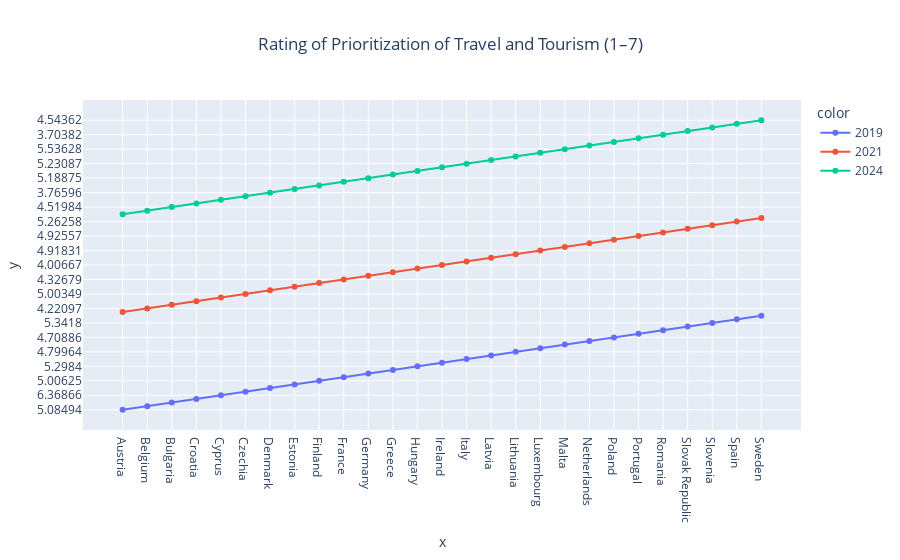

Notebook code cell kept with this figure:
### Code cell
df = px.data.iris()
fig = px.line(df, x= Countries, y= Rating, color= Years, markers = True ,title = "Rating of Prioritization of Travel and Tourism (1-7) ")
fig.update_layout(
    title={
        "text": "Rating of Prioritization of Travel and Tourism (1–7)",
        "x": 0.5,
        "xanchor": "center"
    }
)

fig.show()

### Figure 1 — Plotly figure (JSON) as saved in the notebook; plotly's stock layout.template omitted (floating-point values rounded to 4 significant figures)
{"data": [{"hovertemplate": "color=2019<br>x=%{x}<br>y=%{y}<extra></extra>", "legendgroup": "2019", "line": {"color": "#636efa", "dash": "solid"}, "marker": {"symbol": "circle"}, "mode": "lines+markers", "name": "2019", "orientation": "v", "showlegend": true, "type": "scatter", "x": ["Austria", "Belgium", "Bulgaria", "Croatia", "Cyprus", "Czechia", "Denmark", "Estonia", "Finland", "France", "Germany", "Greece", "Hungary", "Ireland", "Italy", "Latvia", "Lithuania", "Luxembourg", "Malta", "Netherlands", "Poland", "Portugal", "Romania", "Slovak Republic", "Slovenia", "Spain", "Sweden"], "xaxis": "x", "y": ["5.08494", "4.46689", "4.83763", "4.39968", "6.36866", "4.29994", "4.58745", "5.90349", "5.00625", "4.84009", "4.93841", "5.79294", "5.2984", "4.93515", "4.91678", "5.00029", "4.79964", "4.94333", "6.24675", "4.6579", "4.70886", "5.56275", "4.38148", "4.73327", "5.3418", "5.82271", "4.31899"], "yaxis": "y"}, {"hovertemplate": "color=2021<br>x=%{x}<br>y=%{y}<extra></extra>", "legendgroup": "2021", "line": {"color": "#EF553B", "dash": "solid"}, "marker": {"symbol": "circle"}, "mode": "lines+markers", "name": "2021", "orientation": "v", "showlegend": true, "type": "scatter", "x": ["Austria", "Belgium", "Bulgaria", "Croatia", "Cyprus", "Czechia", "Denmark", "Estonia", "Finland", "France", "Germany", "Greece", "Hungary", "Ireland", "Italy", "Latvia", "Lithuania", "Luxembourg", "Malta", "Netherlands", "Poland", "Portugal", "Romania", "Slovak Republic", "Slovenia", "Spain", "Sweden"], "xaxis": "x", "y": ["5.06533", "4.22097", "4.65858", "4.67616", "6.08249", "5.00349", "4.2628", "5.89382", "4.70331", "4.32679", "4.81041", "5.52225", "5.43866", "4.00667", "4.95453", "4.74948", "4.71483", "4.91831", "5.82705", "4.63339", "4.64482", "4.92557", "3.87605", "4.86364", "5.64432", "5.26258", "4.47385"], "yaxis": "y"}, {"hovertemplate": "color=2024<br>x=%{x}<br>y=%{y}<extra></extra>", "legendgroup": "2024", "line": {"color": "#00cc96", "dash": "solid"}, "marker": {"symbol": "circle"}, "mode": "lines+markers", "name": "2024", "orientation": "v", "showlegend": true, "type": "scatter", "x": ["Austria", "Belgium", "Bulgaria", "Croatia", "Cyprus", "Czechia", "Denmark", "Estonia", "Finland", "France", "Germany", "Greece", "Hungary", "Ireland", "Italy", "Latvia", "Lithuania", "Luxembourg", "Malta", "Netherlands", "Poland", "Portugal", "Romania", "Slovak Republic", "Slovenia", "Spain", "Sweden"], "xaxis": "x", "y": ["5.4415", "4.03171", "4.51984", "4.83547", "5.34174", "5.12903", "3.76596", "5.70339", "4.48283", "4.92839", "5.18875", "5.42965", "5.36373", "3.77949", "5.23087", "4.38702", "4.35165", "4.65751", "5.53628", "4.69853", "4.73048", "5.14435", "3.70382", "4.76568", "5.67491", "5.72506", "4.54362"], "yaxis": "y"}], "layout": {"legend": {"title": {"text": "color"}, "tracegroupgap": 0}, "title": {"text": "Rating of Prioritization of Travel and Tourism (1–7)", "x": 0.5, "xanchor": "center"}, "xaxis": {"anchor": "y", "domain": [0, 1], "title": {"text": "x"}}, "yaxis": {"anchor": "x", "domain": [0, 1], "title": {"text": "y"}}}}
